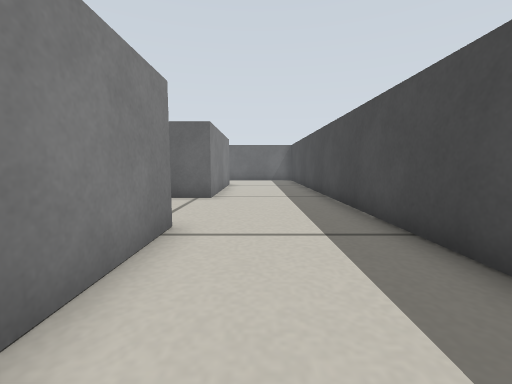
[1] (above)

22 first-person views from a walk through a world built for the Gazebo simulator. The camera is 0.22 m above the floor, tilts 6° down and sees 90° across. The lines on the ground mark 1 m squares. The floor is counted in squares, 0.2 m on a side. Each view is taken from the middle of a square. On the plan, view 1 faces up. The plan holds only what a view shows up to about 11 squares ahead; the rest is blank. Robots are left out.

[2]
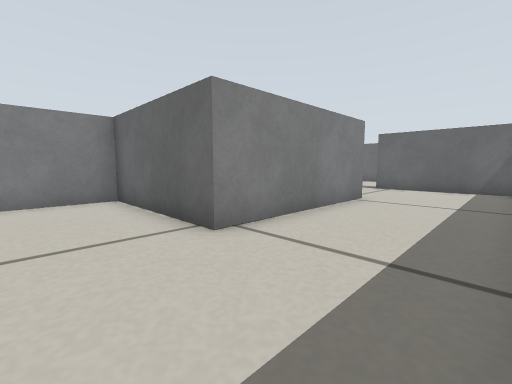

[3]
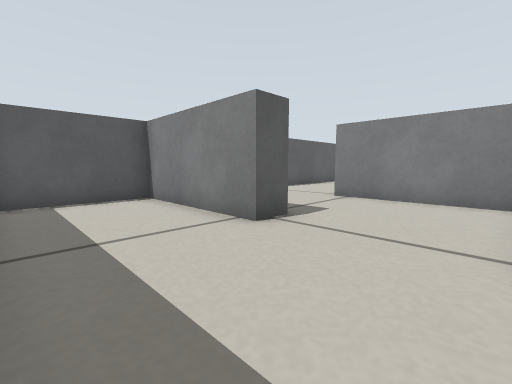

[4]
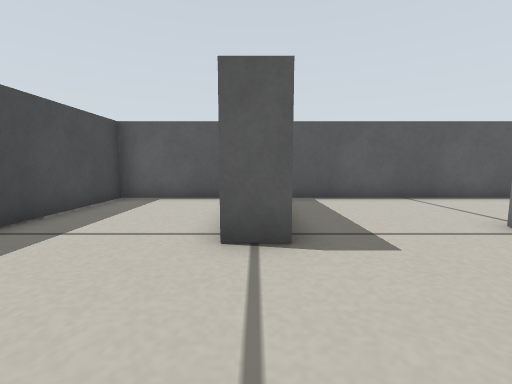

[5]
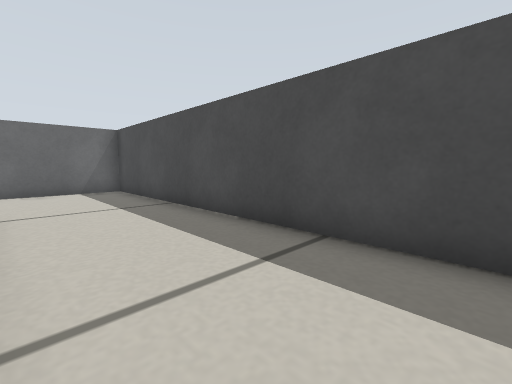

[6]
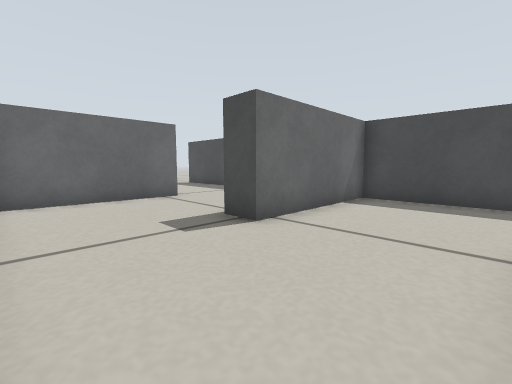

[7]
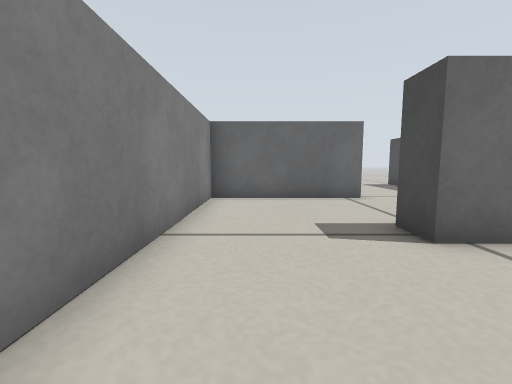

[8]
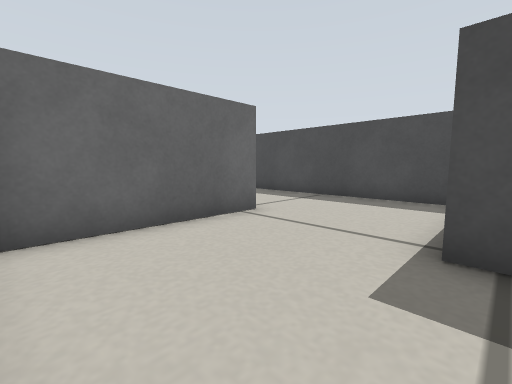

[9]
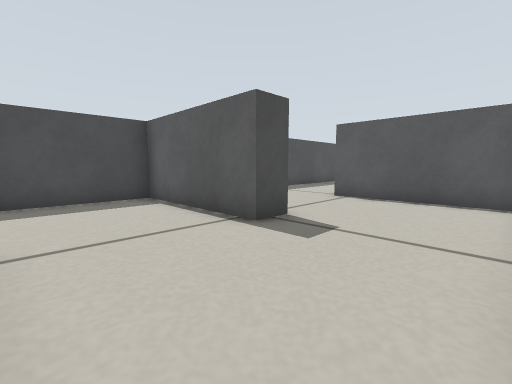

[10]
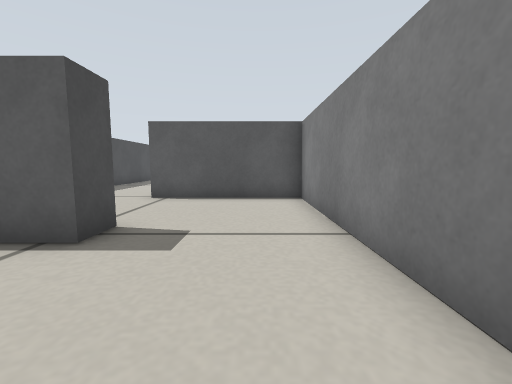

[11]
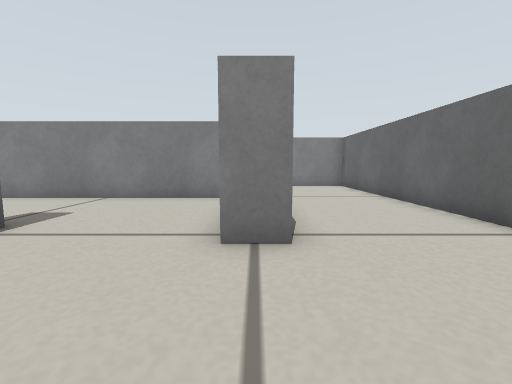

[12]
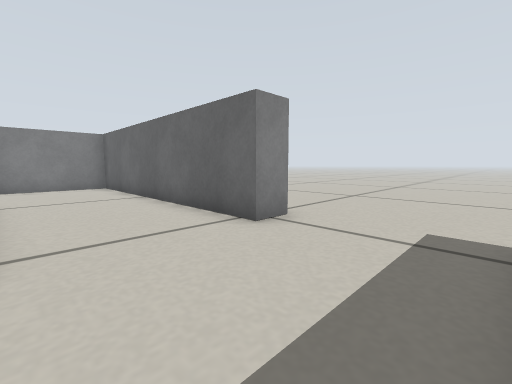

[13]
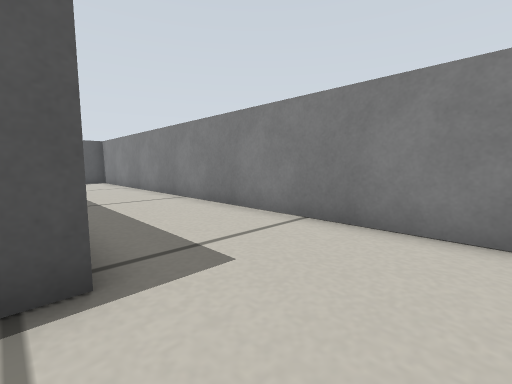

[14]
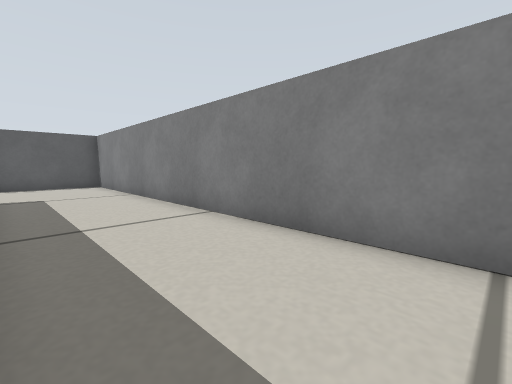

[15]
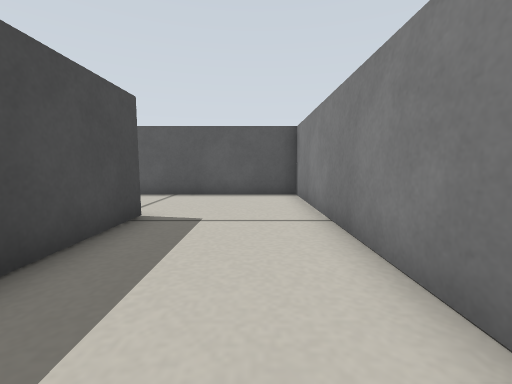

[16]
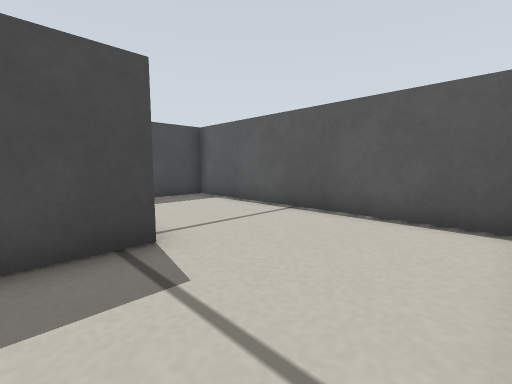

[17]
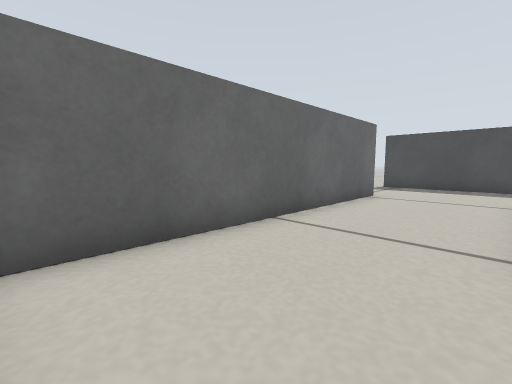

[18]
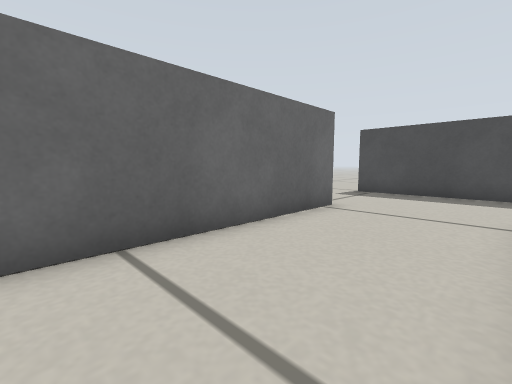

[19]
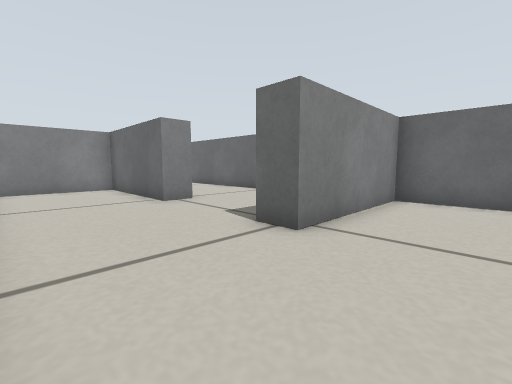

[20]
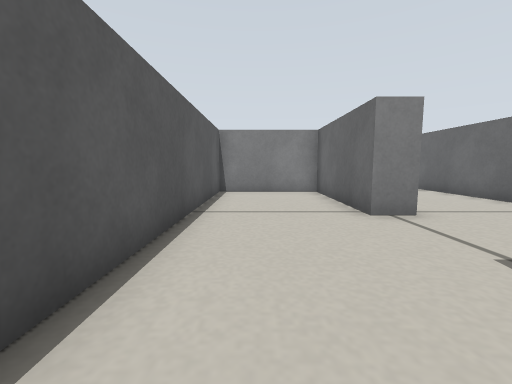

[21]
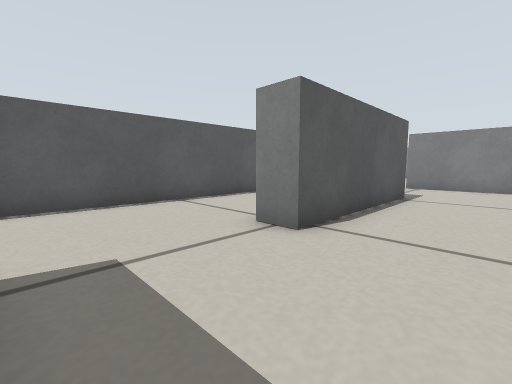

[22]
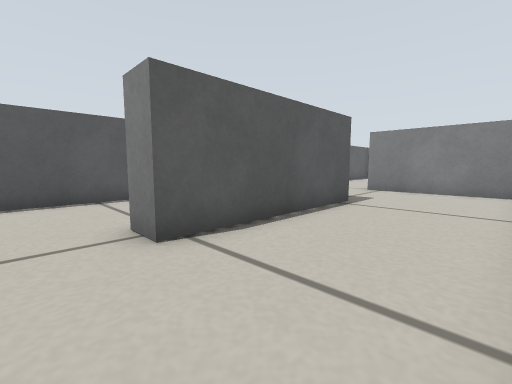

### Floor plan
Ten units are one square. View 1 is at (0, 0); x grows to the right and y downward. Boxes are objects, and circles mark ways between rooms. Rooms are numbered by the first view taken in them; rooms with no view inside come last. Other rooms are left out.
<svg viewBox="-220 -295 250 305">
<path fill="none" stroke="#000" d="M-26 -45 -15 -45 -15 5 25 5 25 -185 -15 -185M-15 -145 -15 -85 -25 -85M-65 -185 -65 -145 -15 -145M-15 -185 -25 -185M-25 -185 -25 -195 -15 -195M-15 -235 -65 -235 -65 -185M-76 -245 -69 -245M-75 -134 -75 -166M-15 -246 -15 -235M-115 -272 -115 -95 -25 -95 -25 -114M-15 -285 -111 -285M25 -235 25 -285M-66 5 -31 5M-134 -85 -171 -85M-176 -45 -115 -45 -115 -35M-215 -81 -215 -38M-115 -35 -165 -35 -165 5 -66 5M-65 -35 -75 -35M-25 -85 -65 -85 -65 -35M-15 -195 25 -195 25 -235"/>
<circle cx="-20" cy="-165" r="3" fill="#2a7"/>
<circle cx="-20" cy="-65" r="3" fill="#2a7"/>
<circle cx="-45" cy="-190" r="3" fill="#2a7"/>
<circle cx="-20" cy="-215" r="3" fill="#2a7"/>
<circle cx="5" cy="-240" r="3" fill="#2a7"/>
<circle cx="-70" cy="-15" r="3" fill="#2a7"/>
<circle cx="-45" cy="-40" r="3" fill="#2a7"/>
<circle cx="-95" cy="-40" r="3" fill="#2a7"/>
<text x="0" y="-90">1</text>
<text x="-40" y="-170">2</text>
<text x="-40" y="-210">3</text>
<text x="-80" y="-200">4</text>
<text x="-50" y="-20">5</text>
<text x="-150" y="-60">6</text>
<text x="-120" y="-20">7</text>
<text x="-50" y="-60">8</text>
<text x="0" y="-220">9</text>
</svg>
Room 1 opens to room 2. Room 1 opens to room 8. Room 2 opens to room 3. Room 3 opens to room 9. Room 4 opens to room 9. Room 5 opens to room 7. Room 5 opens to room 8. Room 6 opens to room 7.

Where each view was taken, in squares from view 1:
view 1: 0 up, 0 right, facing up
view 2: 6 up, 2 right, facing up-left
view 3: 8 up, 2 right, facing down-left
view 4: 8 up, 2 left, facing down
view 5: 7 up, 1 left, facing up-right
view 6: 15 up, 6 left, facing up-right
view 7: 15 up, 5 left, facing up
view 8: 19 up, 6 left, facing up-right
view 9: 23 up, 6 left, facing down-right
view 10: 23 up, 5 left, facing down
view 11: 24 up, 2 right, facing left
view 12: 25 up, 2 right, facing up-left
view 13: 27 up, 7 left, facing down-left
view 14: 24 up, 8 left, facing down-left
view 15: 19 up, 10 left, facing down
view 16: 15 up, 11 left, facing down-right
view 17: 25 up, 11 left, facing up-right
view 18: 25 up, 8 left, facing up-right
view 19: 0 up, 4 left, facing up-left
view 20: 1 up, 6 left, facing left
view 21: 7 up, 8 left, facing down-left
view 22: 8 up, 10 left, facing down-left
